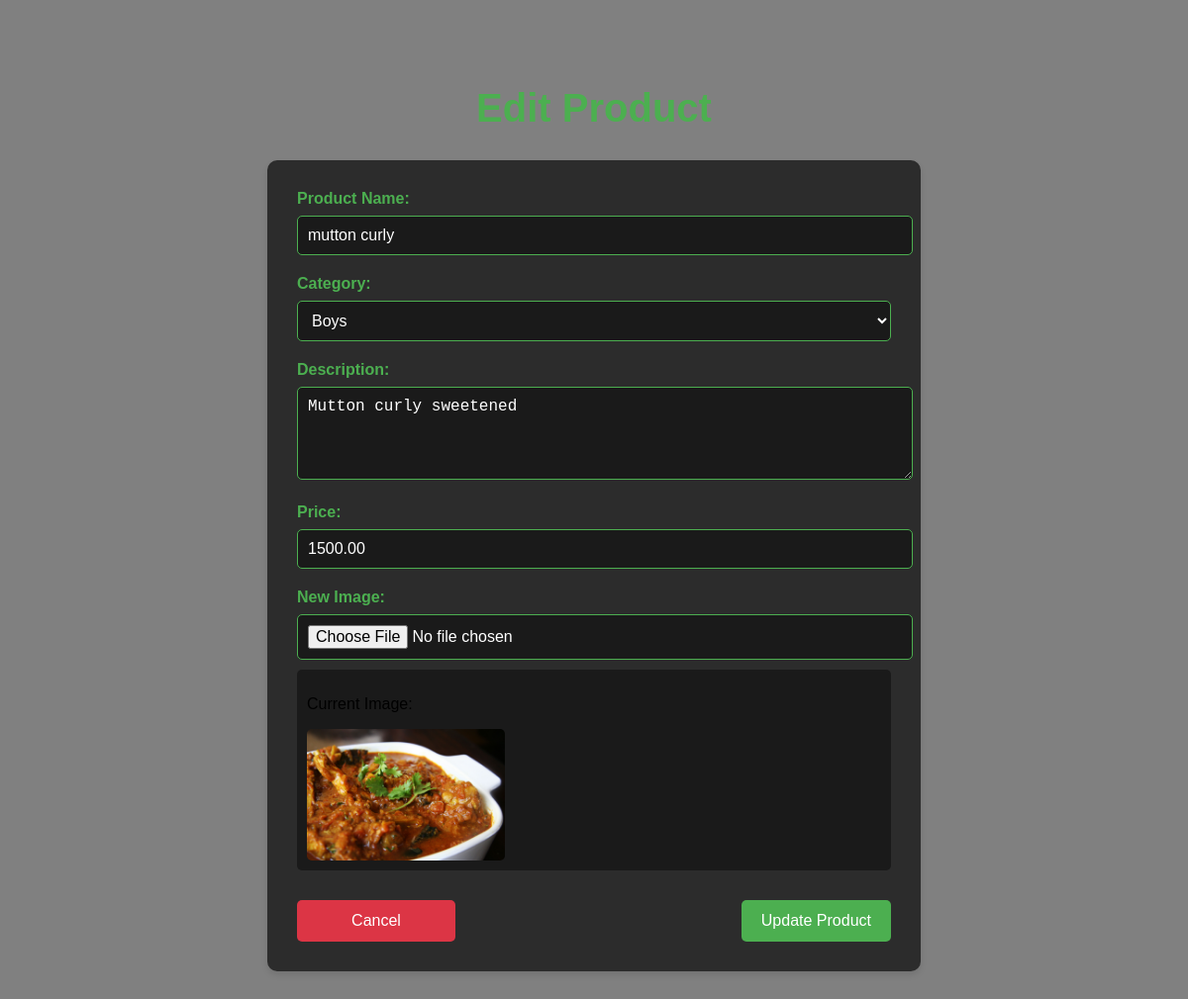
The app's page /edit-product.php?product_id=11 (signed in) with its own data.
### tables this page shows
CREATE TABLE `products` (
  `product_id` int(11) NOT NULL,
  `name` varchar(255) NOT NULL,
  `category` varchar(100) NOT NULL,
  `description` text DEFAULT NULL,
  `price` decimal(10,2) NOT NULL,
  `quantity` int(11) NOT NULL DEFAULT 0,
  `image` varchar(500) DEFAULT NULL,
  `image_data` longblob DEFAULT NULL,
  `image_type` varchar(50) DEFAULT NULL,
  `created_at` timestamp NOT NULL DEFAULT current_timestamp(),
  `updated_at` timestamp NOT NULL DEFAULT current_timestamp() ON UPDATE current_timestamp()
);

### edit-product.php (the view, shortened to what this page needs)
<?php
require 'db_connection.php';
$product = null;
if (isset($_GET['product_id'])) {
    $id = $_GET['product_id'];
    $sql = "SELECT * FROM products WHERE product_id = ?";
    $stmt = $conn->prepare($sql);
    $stmt->bind_param("i", $id);
    $stmt->execute();
    $result = $stmt->get_result();
    $product = $result->fetch_assoc();
}
?>
<!DOCTYPE html>
<html lang="en">
<head>
</head>
<body>
    <div class="container">
        <h1>Edit Product</h1>
        <div class="form-container">
            <form method="post" action="edit-product.php?product_id=<?php echo htmlspecialchars($product['product_id']); ?>" enctype="multipart/form-data">
                <div class="form-group">
                    <label for="name">Product Name:</label>
                    <input type="text" name="name" id="name" value="<?php echo htmlspecialchars($product['name']); ?>" required>
                </div>
                <div class="form-group">
                    <label for="category">Category:</label>
                    <select name="category" id="category" required>
                        <option value="boys" <?php echo ($product['category'] === 'boys') ? 'selected' : ''; ?>>Boys</option>
                    </select>
                </div>
                <div class="form-group">
                    <label for="description">Description:</label>
                    <textarea name="description" id="description" rows="4" required><?php echo htmlspecialchars($product['description']); ?></textarea>
                </div>
                <div class="form-group">
                    <label for="price">Price:</label>
                    <input type="number" name="price" id="price" step="0.01" value="<?php echo htmlspecialchars($product['price']); ?>" required>
                </div>
                <div class="form-group">
                    <label for="image">New Image:</label>
                    <input type="file" name="image" id="image" accept="image/*">
                    <div class="image-preview">
                        <?php if (!empty($product['image']) && file_exists($product['image'])): ?>
                            <p>Current Image:</p>
                            <img src="<?php echo htmlspecialchars($product['image']); ?>" alt="Current product image" class="current-image">
                        <?php endif; ?>
                    </div>
                </div>
                <div class="button-group">
                    <a href="view_product.php" class="btn btn-cancel">Cancel</a>
                    <button type="submit" class="btn">Update Product</button>
                </div>
            </form>
        </div>
    </div>
</body>
</html>

### edit-product.php (style rules this page uses)
body { font-family: Arial, sans-serif; background-color: grey; margin: 0; padding: 20px; }
.container { min-height: 350px; padding: 40px; display: flex; flex-direction: column; align-items: center; margin-bottom: 50px; }
h1 { margin-bottom: 30px; color: #4CAF50; text-align: center; font-size: 2.5em; }
.form-container { background-color: #2c2c2c; padding: 30px; border-radius: 10px; width: 100%; max-width: 600px; box-shadow: 0 4px 6px rgba(0, 0, 0, 0.1); }
.form-group { margin-bottom: 20px; }
label { display: block; margin-bottom: 8px; color: #4CAF50; font-weight: bold; }
input[type="text"], input[type="number"], textarea, select { width: 100%; padding: 10px; border: 1px solid #4CAF50; border-radius: 5px; background-color: #1a1a1a; color: #fff; font-size: 16px; }
select option { background-color: #1a1a1a; color: #fff; }
input[type="file"] { width: 100%; padding: 10px; border: 1px solid #4CAF50; border-radius: 5px; background-color: #1a1a1a; color: #fff; font-size: 16px; cursor: pointer; }
.button-group { display: flex; justify-content: space-between; margin-top: 30px; }
.btn { background-color: #4CAF50; color: white; padding: 12px 20px; border: none; border-radius: 5px; cursor: pointer; font-size: 16px; transition: background-color 0.3s ease, transform 0.1s ease; text-decoration: none; min-width: 120px; text-align: center; }
.btn-cancel { background-color: #dc3545; }
.current-image { margin-top: 10px; max-width: 200px; max-height: 200px; border-radius: 5px; display: block; }
.image-preview { margin-top: 10px; padding: 10px; background-color: #1a1a1a; border-radius: 5px; }

### records on screen
products: name "mutton curly", description "Mutton curly sweetened", price "1500.00", image (picture)
